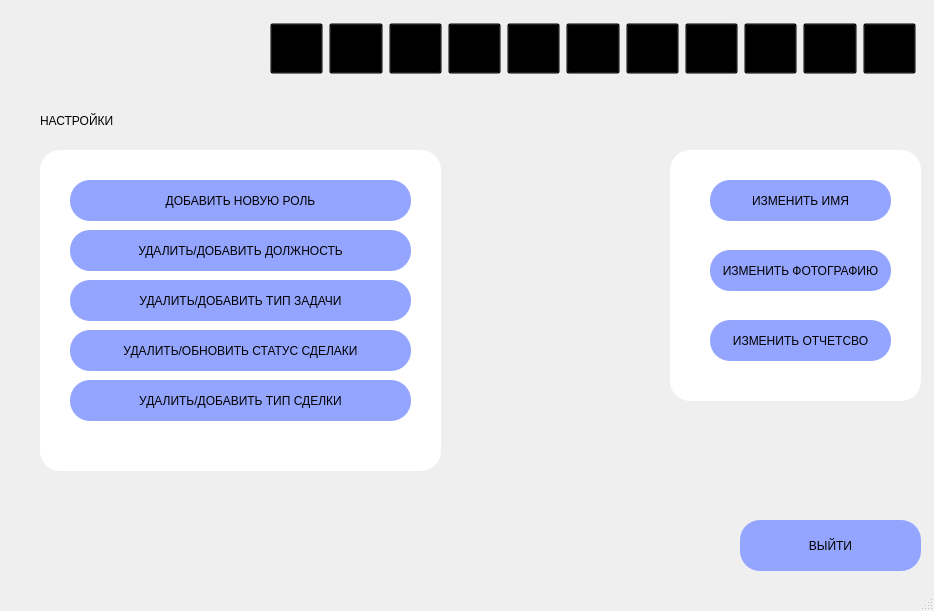
<?xml version="1.0" encoding="UTF-8"?>
<ui version="4.0">
 <class>MainWindow</class>
 <widget class="QMainWindow" name="MainWindow">
  <property name="geometry">
   <rect>
    <x>0</x>
    <y>0</y>
    <width>934</width>
    <height>611</height>
   </rect>
  </property>
  <property name="windowTitle">
   <string>Настройки системы</string>
  </property>
  <property name="windowIcon">
   <iconset>
    <normaloff>../crm/res/nglogo.png</normaloff>../crm/res/nglogo.png</iconset>
  </property>
  <property name="styleSheet">
   <string notr="true">background-image: url(:/icons/gradient.png);</string>
  </property>
  <widget class="QWidget" name="centralwidget">
   <widget class="QLabel" name="label_3">
    <property name="geometry">
     <rect>
      <x>40</x>
      <y>100</y>
      <width>151</width>
      <height>41</height>
     </rect>
    </property>
    <property name="styleSheet">
     <string notr="true">background: transparent !important;
font: 600 12pt &quot;Segoe UI&quot;;</string>
    </property>
    <property name="text">
     <string>НАСТРОЙКИ</string>
    </property>
   </widget>
   <widget class="QPushButton" name="pushButton_2">
    <property name="geometry">
     <rect>
      <x>740</x>
      <y>520</y>
      <width>181</width>
      <height>51</height>
     </rect>
    </property>
    <property name="minimumSize">
     <size>
      <width>181</width>
      <height>51</height>
     </size>
    </property>
    <property name="maximumSize">
     <size>
      <width>181</width>
      <height>51</height>
     </size>
    </property>
    <property name="styleSheet">
     <string notr="true">QPushButton{
font: 625 10pt &quot;Segoe UI&quot;;
background: #94a5ff;
border-radius: 20px;   
                  /* &lt;----  20px  */ 
}

QPushButton:hover {
	background:#E1E5FF;
}

QPushButton:pressed {
	background: #717ec3;
}</string>
    </property>
    <property name="text">
     <string>ВЫЙТИ</string>
    </property>
   </widget>
   <widget class="QWidget" name="widget" native="true">
    <property name="geometry">
     <rect>
      <x>670</x>
      <y>150</y>
      <width>251</width>
      <height>251</height>
     </rect>
    </property>
    <property name="styleSheet">
     <string notr="true">QWidget#widget {
    background: white;
    border-radius: 20px;
    padding: 15px;
    box-shadow: 0px 2px 10px rgba(0, 0, 0, 0.1),
               0px 4px 15px rgba(0, 0, 0, 0.1);
}</string>
    </property>
    <widget class="QPushButton" name="pushButton_4">
     <property name="geometry">
      <rect>
       <x>40</x>
       <y>170</y>
       <width>181</width>
       <height>41</height>
      </rect>
     </property>
     <property name="styleSheet">
      <string notr="true">QPushButton{
font: 625 10pt &quot;Segoe UI&quot;;
background: #94a5ff;
border-radius: 20px;   
                  /* &lt;----  20px  */ 
}

QPushButton:hover {
	background:#E1E5FF;
}

QPushButton:pressed {
	background: #717ec3;
}</string>
     </property>
     <property name="text">
      <string>ИЗМЕНИТЬ ОТЧЕТСВО</string>
     </property>
    </widget>
    <widget class="QPushButton" name="pushButton_3">
     <property name="geometry">
      <rect>
       <x>40</x>
       <y>100</y>
       <width>181</width>
       <height>41</height>
      </rect>
     </property>
     <property name="styleSheet">
      <string notr="true">QPushButton{
font: 625 10pt &quot;Segoe UI&quot;;
background: #94a5ff;
border-radius: 20px;   
                  /* &lt;----  20px  */ 
}

QPushButton:hover {
	background:#E1E5FF;
}

QPushButton:pressed {
	background: #717ec3;
}</string>
     </property>
     <property name="text">
      <string>ИЗМЕНИТЬ ФОТОГРАФИЮ</string>
     </property>
    </widget>
    <widget class="QPushButton" name="pushButton">
     <property name="geometry">
      <rect>
       <x>40</x>
       <y>30</y>
       <width>181</width>
       <height>41</height>
      </rect>
     </property>
     <property name="styleSheet">
      <string notr="true">QPushButton{
font: 625 10pt &quot;Segoe UI&quot;;
background: #94a5ff;
border-radius: 20px;   
                  /* &lt;----  20px  */ 
}

QPushButton:hover {
	background:#E1E5FF;
}

QPushButton:pressed {
	background: #717ec3;
}</string>
     </property>
     <property name="text">
      <string>ИЗМЕНИТЬ ИМЯ</string>
     </property>
    </widget>
   </widget>
   <widget class="QWidget" name="widget_2" native="true">
    <property name="geometry">
     <rect>
      <x>40</x>
      <y>150</y>
      <width>401</width>
      <height>321</height>
     </rect>
    </property>
    <property name="styleSheet">
     <string notr="true">QWidget#widget_2 {
    background: white;
    border-radius: 20px;
    padding: 15px;
    box-shadow: 0px 2px 10px rgba(0, 0, 0, 0.1),
               0px 4px 15px rgba(0, 0, 0, 0.1);
}</string>
    </property>
    <widget class="QPushButton" name="pushButton_9">
     <property name="geometry">
      <rect>
       <x>30</x>
       <y>30</y>
       <width>341</width>
       <height>41</height>
      </rect>
     </property>
     <property name="styleSheet">
      <string notr="true">QPushButton{
font: 625 10pt &quot;Segoe UI&quot;;
background: #94a5ff;
border-radius: 20px;   
                  /* &lt;----  20px  */ 
}

QPushButton:hover {
	background:#E1E5FF;
}

QPushButton:pressed {
	background: #717ec3;
}</string>
     </property>
     <property name="text">
      <string>ДОБАВИТЬ НОВУЮ РОЛЬ</string>
     </property>
    </widget>
    <widget class="QPushButton" name="pushButton_6">
     <property name="geometry">
      <rect>
       <x>30</x>
       <y>130</y>
       <width>341</width>
       <height>41</height>
      </rect>
     </property>
     <property name="styleSheet">
      <string notr="true">QPushButton{
font: 625 10pt &quot;Segoe UI&quot;;
background: #94a5ff;
border-radius: 20px;   
                  /* &lt;----  20px  */ 
}

QPushButton:hover {
	background:#E1E5FF;
}

QPushButton:pressed {
	background: #717ec3;
}</string>
     </property>
     <property name="text">
      <string>УДАЛИТЬ/ДОБАВИТЬ ТИП ЗАДАЧИ</string>
     </property>
    </widget>
    <widget class="QPushButton" name="pushButton_5">
     <property name="geometry">
      <rect>
       <x>30</x>
       <y>80</y>
       <width>341</width>
       <height>41</height>
      </rect>
     </property>
     <property name="styleSheet">
      <string notr="true">QPushButton{
font: 625 10pt &quot;Segoe UI&quot;;
background: #94a5ff;
border-radius: 20px;   
                  /* &lt;----  20px  */ 
}

QPushButton:hover {
	background:#E1E5FF;
}

QPushButton:pressed {
	background: #717ec3;
}</string>
     </property>
     <property name="text">
      <string>УДАЛИТЬ/ДОБАВИТЬ ДОЛЖНОСТЬ</string>
     </property>
    </widget>
    <widget class="QPushButton" name="pushButton_8">
     <property name="geometry">
      <rect>
       <x>30</x>
       <y>230</y>
       <width>341</width>
       <height>41</height>
      </rect>
     </property>
     <property name="styleSheet">
      <string notr="true">QPushButton{
font: 625 10pt &quot;Segoe UI&quot;;
background: #94a5ff;
border-radius: 20px;   
                  /* &lt;----  20px  */ 
}

QPushButton:hover {
	background:#E1E5FF;
}

QPushButton:pressed {
	background: #717ec3;
}</string>
     </property>
     <property name="text">
      <string>УДАЛИТЬ/ДОБАВИТЬ ТИП СДЕЛКИ</string>
     </property>
    </widget>
    <widget class="QPushButton" name="pushButton_7">
     <property name="geometry">
      <rect>
       <x>30</x>
       <y>180</y>
       <width>341</width>
       <height>41</height>
      </rect>
     </property>
     <property name="styleSheet">
      <string notr="true">QPushButton{
font: 625 10pt &quot;Segoe UI&quot;;
background: #94a5ff;
border-radius: 20px;   
                  /* &lt;----  20px  */ 
}

QPushButton:hover {
	background:#E1E5FF;
}

QPushButton:pressed {
	background: #717ec3;
}</string>
     </property>
     <property name="text">
      <string>УДАЛИТЬ/ОБНОВИТЬ СТАТУС СДЕЛАКИ</string>
     </property>
    </widget>
   </widget>
   <widget class="QWidget" name="widget_3" native="true">
    <property name="geometry">
     <rect>
      <x>250</x>
      <y>10</y>
      <width>701</width>
      <height>80</height>
     </rect>
    </property>
    <property name="styleSheet">
     <string notr="true">
 background: transparent !important;</string>
    </property>
    <widget class="QWidget" name="layoutWidget_2">
     <property name="geometry">
      <rect>
       <x>20</x>
       <y>10</y>
       <width>646</width>
       <height>57</height>
      </rect>
     </property>
     <layout class="QHBoxLayout" name="horizontalLayout_4">
      <item>
       <widget class="QPushButton" name="home">
        <property name="minimumSize">
         <size>
          <width>51</width>
          <height>51</height>
         </size>
        </property>
        <property name="styleSheet">
         <string notr="true">
 background: transparent !important;</string>
        </property>
        <property name="text">
         <string/>
        </property>
        <property name="icon">
         <iconset>
          <normaloff>../res/house.png</normaloff>../res/house.png</iconset>
        </property>
        <property name="iconSize">
         <size>
          <width>51</width>
          <height>51</height>
         </size>
        </property>
       </widget>
      </item>
      <item>
       <widget class="QPushButton" name="deal">
        <property name="minimumSize">
         <size>
          <width>51</width>
          <height>51</height>
         </size>
        </property>
        <property name="styleSheet">
         <string notr="true">
 background: transparent !important;</string>
        </property>
        <property name="text">
         <string/>
        </property>
        <property name="icon">
         <iconset>
          <normaloff>../res/deal.png</normaloff>../res/deal.png</iconset>
        </property>
        <property name="iconSize">
         <size>
          <width>51</width>
          <height>51</height>
         </size>
        </property>
       </widget>
      </item>
      <item>
       <widget class="QPushButton" name="date">
        <property name="minimumSize">
         <size>
          <width>51</width>
          <height>51</height>
         </size>
        </property>
        <property name="styleSheet">
         <string notr="true">
 background: transparent !important;</string>
        </property>
        <property name="text">
         <string/>
        </property>
        <property name="icon">
         <iconset>
          <normaloff>../res/calendar.png</normaloff>../res/calendar.png</iconset>
        </property>
        <property name="iconSize">
         <size>
          <width>51</width>
          <height>51</height>
         </size>
        </property>
       </widget>
      </item>
      <item>
       <widget class="QPushButton" name="task">
        <property name="minimumSize">
         <size>
          <width>51</width>
          <height>51</height>
         </size>
        </property>
        <property name="styleSheet">
         <string notr="true">
 background: transparent !important;</string>
        </property>
        <property name="text">
         <string/>
        </property>
        <property name="icon">
         <iconset>
          <normaloff>../res/task.png</normaloff>../res/task.png</iconset>
        </property>
        <property name="iconSize">
         <size>
          <width>51</width>
          <height>51</height>
         </size>
        </property>
       </widget>
      </item>
      <item>
       <widget class="QPushButton" name="client">
        <property name="minimumSize">
         <size>
          <width>51</width>
          <height>51</height>
         </size>
        </property>
        <property name="contextMenuPolicy">
         <enum>Qt::ContextMenuPolicy::NoContextMenu</enum>
        </property>
        <property name="styleSheet">
         <string notr="true">
 background: transparent !important;</string>
        </property>
        <property name="text">
         <string/>
        </property>
        <property name="icon">
         <iconset>
          <normaloff>../res/client.png</normaloff>../res/client.png</iconset>
        </property>
        <property name="iconSize">
         <size>
          <width>51</width>
          <height>51</height>
         </size>
        </property>
       </widget>
      </item>
      <item>
       <widget class="QPushButton" name="empl">
        <property name="minimumSize">
         <size>
          <width>51</width>
          <height>51</height>
         </size>
        </property>
        <property name="styleSheet">
         <string notr="true">
 background: transparent !important;</string>
        </property>
        <property name="text">
         <string/>
        </property>
        <property name="icon">
         <iconset>
          <normaloff>../res/emp.png</normaloff>../res/emp.png</iconset>
        </property>
        <property name="iconSize">
         <size>
          <width>51</width>
          <height>51</height>
         </size>
        </property>
       </widget>
      </item>
      <item>
       <widget class="QPushButton" name="chat">
        <property name="minimumSize">
         <size>
          <width>51</width>
          <height>51</height>
         </size>
        </property>
        <property name="styleSheet">
         <string notr="true">
 background: transparent !important;</string>
        </property>
        <property name="text">
         <string/>
        </property>
        <property name="icon">
         <iconset>
          <normaloff>../res/chat.png</normaloff>../res/chat.png</iconset>
        </property>
        <property name="iconSize">
         <size>
          <width>51</width>
          <height>51</height>
         </size>
        </property>
       </widget>
      </item>
      <item>
       <widget class="QPushButton" name="ana">
        <property name="minimumSize">
         <size>
          <width>51</width>
          <height>51</height>
         </size>
        </property>
        <property name="styleSheet">
         <string notr="true">
 background: transparent !important;</string>
        </property>
        <property name="text">
         <string/>
        </property>
        <property name="icon">
         <iconset>
          <normaloff>../res/an.png</normaloff>../res/an.png</iconset>
        </property>
        <property name="iconSize">
         <size>
          <width>51</width>
          <height>51</height>
         </size>
        </property>
       </widget>
      </item>
      <item>
       <widget class="QPushButton" name="sett">
        <property name="minimumSize">
         <size>
          <width>51</width>
          <height>51</height>
         </size>
        </property>
        <property name="styleSheet">
         <string notr="true">
 background: transparent !important;</string>
        </property>
        <property name="text">
         <string/>
        </property>
        <property name="icon">
         <iconset>
          <normaloff>../res/set.png</normaloff>../res/set.png</iconset>
        </property>
        <property name="iconSize">
         <size>
          <width>51</width>
          <height>51</height>
         </size>
        </property>
       </widget>
      </item>
      <item>
       <widget class="QPushButton" name="notification">
        <property name="minimumSize">
         <size>
          <width>51</width>
          <height>51</height>
         </size>
        </property>
        <property name="styleSheet">
         <string notr="true">
 background: transparent !important;</string>
        </property>
        <property name="text">
         <string/>
        </property>
        <property name="icon">
         <iconset>
          <normaloff>../res/uved.png</normaloff>../res/uved.png</iconset>
        </property>
        <property name="iconSize">
         <size>
          <width>51</width>
          <height>51</height>
         </size>
        </property>
       </widget>
      </item>
      <item>
       <widget class="QPushButton" name="help">
        <property name="minimumSize">
         <size>
          <width>51</width>
          <height>51</height>
         </size>
        </property>
        <property name="styleSheet">
         <string notr="true">
 background: transparent !important;</string>
        </property>
        <property name="text">
         <string/>
        </property>
        <property name="icon">
         <iconset>
          <normaloff>../res/que.png</normaloff>../res/que.png</iconset>
        </property>
        <property name="iconSize">
         <size>
          <width>51</width>
          <height>51</height>
         </size>
        </property>
       </widget>
      </item>
     </layout>
    </widget>
   </widget>
   <widget class="QLabel" name="label">
    <property name="geometry">
     <rect>
      <x>0</x>
      <y>10</y>
      <width>261</width>
      <height>81</height>
     </rect>
    </property>
    <property name="styleSheet">
     <string notr="true"/>
    </property>
    <property name="text">
     <string/>
    </property>
    <property name="pixmap">
     <pixmap>../res/ngname.png</pixmap>
    </property>
   </widget>
   <widget class="QLabel" name="profil">
    <property name="geometry">
     <rect>
      <x>700</x>
      <y>450</y>
      <width>229</width>
      <height>52</height>
     </rect>
    </property>
    <property name="styleSheet">
     <string notr="true">background: transparent !important;
font: 500 12pt &quot;Segoe UI&quot;;
</string>
    </property>
    <property name="text">
     <string>&lt;html&gt;&lt;head/&gt;&lt;body&gt;&lt;p align=&quot;center&quot;&gt;&lt;br/&gt;&lt;/p&gt;&lt;/body&gt;&lt;/html&gt;</string>
    </property>
   </widget>
  </widget>
  <widget class="QStatusBar" name="statusbar"/>
 </widget>
 <resources>
  <include location="../res/ress.qrc"/>
  <include location="../res/rec.qrc"/>
 </resources>
 <connections/>
</ui>
